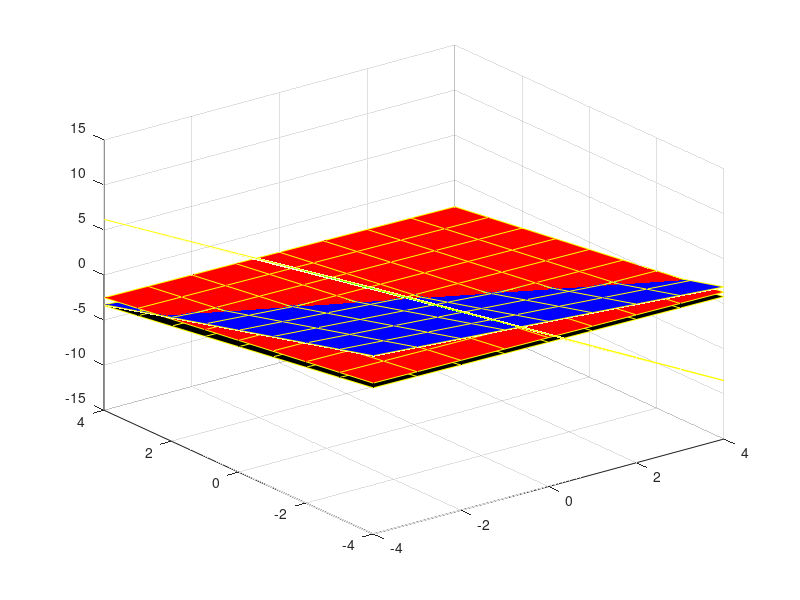

Reproduce this figure in MATLAB. (Note: this script raises an error after producing the figure.)
clear all;clc;
x1 = [[1;-2;2;1],[1;-3;2;1],[1;-2;1;1],[1;-1;1;1]];
x2 = [[1;2;-2;1],[1;3;-1;1],[1;1;-3;1],[1;2;-4;1]];
x3 = [[1;2;2;1],[1;3;2;1],[1;2;3;1],[1;3;3;1]];
x4 = [[1;-2;-2;1],[1;-3;-2;1],[1;-2;-1;1],[1;-1;-4;1]];
d1 = [1;0;0;0];
d2 = [0;1;0;0];
d3 = [0;0;1;0];
d4 = [0;0;0;1];
T = [x1,x2,x3,x4];
d = [[d1,d1,d1,d1],[d2,d2,d2,d2],[d3,d3,d3,d3],[d4,d4,d4,d4]];
N = length(T);
m = 3;
n = 4;
eta = 0.5;
N = length(T);
w = rand(m+1,n);
[x y] = meshgrid(-4:4);
c = [[0,1,0];[0,1,0];[0,1,0];[0,1,0];[0,0,1];[0,0,1];[0,0,1];[0,0,1];[0,0,0];[0,0,0];[0,0,0];[0,0,0];[1,0,0];[1,0,0];[1,0,0];[1,0,0]];
surf(x,y,(-w(2,1)/w(4,1)).*x + (-w(3,1)/w(4,1)).*y - (w(1,1)/w(4,1)),'EdgeColor','yellow','Facecolor','green');
hold on;
surf(x,y,(-w(2,2)/w(4,2)).*x + (-w(3,2)/w(4,2)).*y - (w(1,2)/w(4,2)),'EdgeColor','yellow','Facecolor','blue');
surf(x,y,(-w(2,3)/w(4,3)).*x + (-w(3,3)/w(4,3)).*y - (w(1,3)/w(4,3)),'EdgeColor','yellow','Facecolor','black');
surf(x,y,(-w(2,4)/w(4,4)).*x + (-w(3,4)/w(4,4)).*y - (w(1,4)/w(4,4)),'EdgeColor','yellow','Facecolor','red');
alpha(0.2);
scatter3([x1(2,:),x2(2,:),x3(2,:),x4(2,:)],[x1(3,:),x2(3,:),x3(3,:),x4(3,:)],[x1(3,:),x2(3,:),x3(3,:),x4(3,:)],50,c,'filled');
hold off;
while 1
    s = w;
    for i = 1:N
        in = T(:,i);
        net = w.'*in;
        for j = 1:n
            if (net(j) >= 0)
                net(j) = 1;
            else
                net(j) = 0;
            end
            if (net(j) == d(j,i))
                w(:,j) = w(:,j);
            else
                if((d(j,i) - net(j)) >= 0)
                    w(:,j) = w(:,j) + eta.*in;
                else
                    w(:,j) = w(:,j) - eta.*in;
                end
            end
        end
    end
    if (s == w)
        disp ("THE NETWORK HAS LEARNED TO CLASSIFY THE GIVEN INPUTS!!");
        break;
    end
end
surf(x,y,(-w(2,1)/w(4,1)).*x + (-w(3,1)/w(4,1)).*y - (w(1,1)/w(4,1)),'EdgeColor','yellow','Facecolor','green');
hold on;
surf(x,y,(-w(2,2)/w(4,2)).*x + (-w(3,2)/w(4,2)).*y - (w(1,2)/w(4,2)),'EdgeColor','yellow','Facecolor','blue');
surf(x,y,(-w(2,3)/w(4,3)).*x + (-w(3,3)/w(4,3)).*y - (w(1,3)/w(4,3)),'EdgeColor','yellow','Facecolor','black');
surf(x,y,(-w(2,4)/w(4,4)).*x + (-w(3,4)/w(4,4)).*y - (w(1,4)/w(4,4)),'EdgeColor','yellow','Facecolor','red');
alpha(0.2);
scatter3([x1(2,:),x2(2,:),x3(2,:),x4(2,:)],[x1(3,:),x2(3,:),x3(3,:),x4(3,:)],[x1(3,:),x2(3,:),x3(3,:),x4(3,:)],50,c,'filled');
hold off;